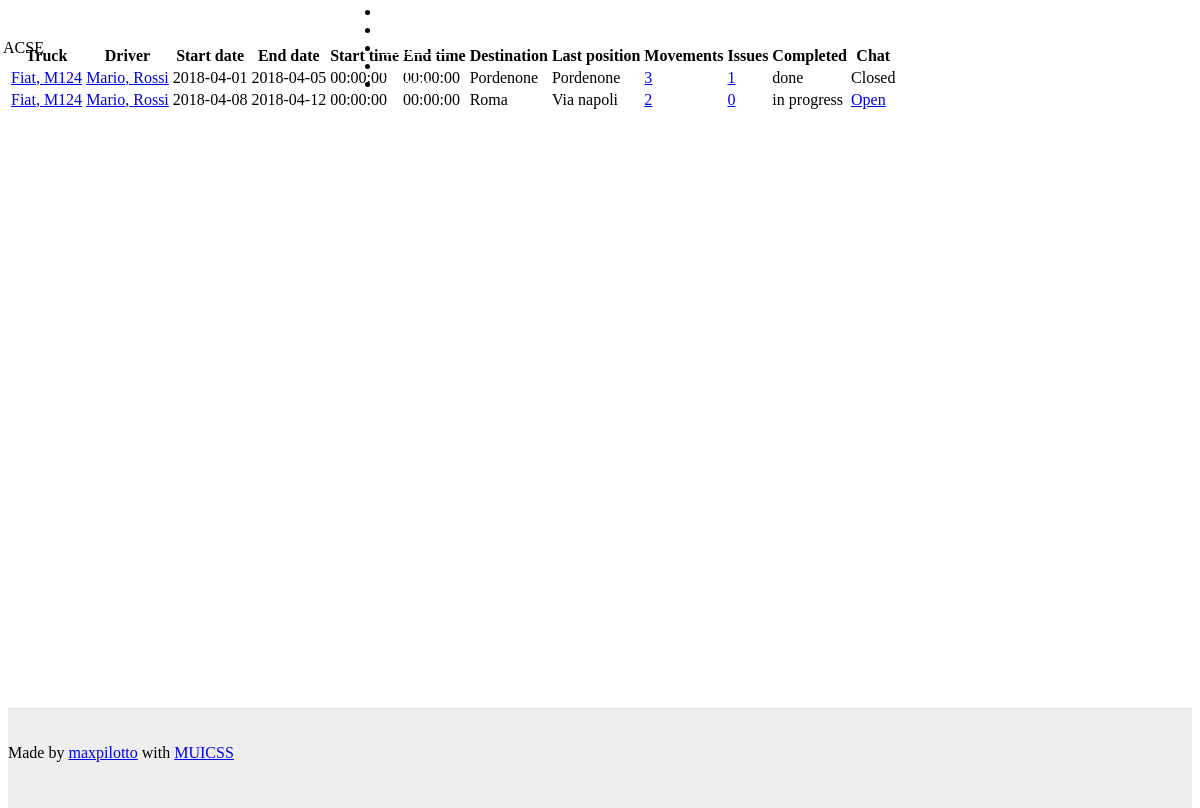
Screenshot of /site/shipments.php (signed in) with the database file from the repository.
### tables this page shows
CREATE TABLE `shipments` (
  `id` int(11) NOT NULL,
  `truck` int(11) DEFAULT NULL,
  `driver` int(11) DEFAULT NULL,
  `startDate` date DEFAULT NULL,
  `endDate` date DEFAULT NULL COMMENT 'This is not the actual end date but an estimated date',
  `startTime` time NOT NULL,
  `endTime` time NOT NULL COMMENT 'This is not the actual end time but an estimated time',
  `destination` varchar(20) DEFAULT NULL,
  `company` int(11) DEFAULT NULL,
  `status` int(11) DEFAULT '4' COMMENT 'This is set by the operator'
);

CREATE TABLE `trucks` (
  `id` int(11) NOT NULL,
  `brand` varchar(20) DEFAULT NULL,
  `model` varchar(20) DEFAULT NULL,
  `containerSize` int(11) DEFAULT NULL,
  `licensePlate` varchar(20) DEFAULT NULL,
  `company` int(11) DEFAULT NULL
);

CREATE TABLE `drivers` (
  `id` int(11) NOT NULL,
  `name` varchar(30) DEFAULT NULL,
  `surname` varchar(30) DEFAULT NULL,
  `company` int(11) DEFAULT NULL,
  `account` int(11) DEFAULT NULL
);

CREATE TABLE `movements` (
  `id` int(11) NOT NULL,
  `movDate` date DEFAULT NULL,
  `movTime` time NOT NULL,
  `latitude` float DEFAULT NULL,
  `longitude` float DEFAULT NULL,
  `speed` float DEFAULT NULL,
  `shipment` int(11) DEFAULT NULL,
  `place` varchar(30) NOT NULL
);

CREATE TABLE `shipmentstatuses` (
  `id` int(11) NOT NULL,
  `name` varchar(20) DEFAULT NULL,
  `description` varchar(100) DEFAULT NULL
);

### site/shipments.php (the view, shortened to what this page needs)
<html>
<?php
	echo file_get_contents("defaultHead.html");
	include_once("connection.php");
?>
<body>
	<?php
		include("defaultHeader.php");
	?>
    <div id="content-wrapper" class="mui--text-center">
        <br />
        <br />
        <div class="mui-container">
			<?php
				$result = mysqli_query($conn,"SELECT * FROM shipments WHERE company = $_SESSION[company]");
				echo "
				<table class='mui-table mui-table--bordered'>
					<thead>
						<tr>
							<th>Truck</th>
							<th>Driver</th>
							<th>Start date</th>
							<th>End date</th>
							<th>Start time</th>
							<th>End time</th>
							<th>Destination</th>
							<th>Last position</th>
							<th>Movements</th>
							<th>Issues</th>
							<th>Completed</th>
							<th>Chat</th>
						</tr>
					</thead>
					<tbody>";
				foreach ($result as $row){
					$driver = mysqli_fetch_assoc(mysqli_query($conn,"SELECT * FROM drivers WHERE id = $row[driver]"));
					$truck = mysqli_fetch_assoc(mysqli_query($conn,"SELECT * FROM trucks WHERE id = $row[truck]"));
					$movements = mysqli_query($conn,"SELECT * FROM movements WHERE shipment = $row[id] ORDER BY movDate DESC");
					$issues = mysqli_query($conn,"SELECT * FROM issues WHERE shipment = $row[id]");
					$lastMovement = mysqli_fetch_assoc($movements);
					$status = mysqli_fetch_assoc(mysqli_query($conn,"SELECT * FROM shipmentstatuses WHERE id = $row[status]"));
					echo "<tr>";
					echo "<td><a href='truckInfo.php?id=$truck[id]'>$truck[brand], $truck[model]</a></td>";
					echo "<td><a href='drivers.php?id=$driver[id]'>$driver[name], $driver[surname]</a></td>";
					echo "<td>$row[startDate]</td>";
					echo "<td>$row[endDate]</td>";
					echo "<td>$row[startTime]</td>";
					echo "<td>$row[endTime]</td>";
					echo "<td>$row[destination]</td>";
					echo "<td>".$lastMovement["place"]."</td>";
					echo "<td><a href='movements.php?id=$row[id]'>".mysqli_num_rows($movements)."</a></td>";
					echo "<td><a href='issues.php?id=$row[id]'>".mysqli_num_rows($issues)."</a></td>";
					echo "<td>$status[name]</td>";
					if ($row["status"] != "1"){
						echo "<td><a href='chat.php?id=$row[id]'>Open</a></td>";
					}else{
						echo "<td>Closed</td>";
					}
					echo "</tr>";
				}
				echo "</tbody>
            		</table>";
			?>
        </div>
    </div>
	<?php
		echo file_get_contents("defaultFooter.html");
	?>
</body>
</html>

### site/defaultHeader.php (shortened to what this page needs)
<header class="mui-appbar mui--z1">
	<div class="mui-container">
		<table>
			<tr class="mui--appbar-height">
				<?php
				if (isset($_SESSION["logged"])){
					if ($_SESSION["userType"] == 'm'){
						echo "<td class='mui--text-title'>ACME Dashboard</td>";
					}else{
						echo "<td class='mui--text-title'>$_SESSION[companyName]</td>";
					}
				}else{
					echo "<td class='mui--text-title'>ACME</td>";
				}
				?>
				<td class="mui--text-right">
					<ul class="mui-list--inline mui--text-body2">
						<?php
						if (isset($_SESSION["logged"])){
							echo '<li><a href="trucks.php">Trucks</a></li>';
							echo '<li><a href="drivers.php">Drivers</a></li>';
							echo '<li><a href="shipments.php">Shipments</a></li>';
							echo '<li><a href="issues.php">Issues</a></li>';
							echo '<li><a href="logout.php"><i class="fa" aria-hidden="true"></i> Logout</a></li>';
						}else{
							echo '<li><a href="loginForm.php"><i class="fa" aria-hidden="true"></i> Login</a></li>';
						}
						?>
					</ul>
				</td>
			</tr>
		</table>
	</div>
</header>

### rows the page displays
shipments: truck.brand "Fiat", truck.model "M124", driver.name "Mario", driver.surname "Rossi", startDate "2018-04-01", endDate "2018-04-05", startTime "00:00:00", endTime "00:00:00", destination "Pordenone", movements.place "Pordenone", mysqli_num_rows($movements) "3", mysqli_num_rows($issues) "1", status.name "done", shows "Closed"
shipments: truck.brand "Fiat", truck.model "M124", driver.name "Mario", driver.surname "Rossi", startDate "2018-04-08", endDate "2018-04-12", startTime "00:00:00", endTime "00:00:00", destination "Roma", movements.place "Via napoli", mysqli_num_rows($movements) "2", mysqli_num_rows($issues) "0", status.name "in progress"

### other values shown
$_SESSION[companyName] "ACSE"
file_get_contents("defaultFooter.html") "Made by maxpilotto with MUICSS"
